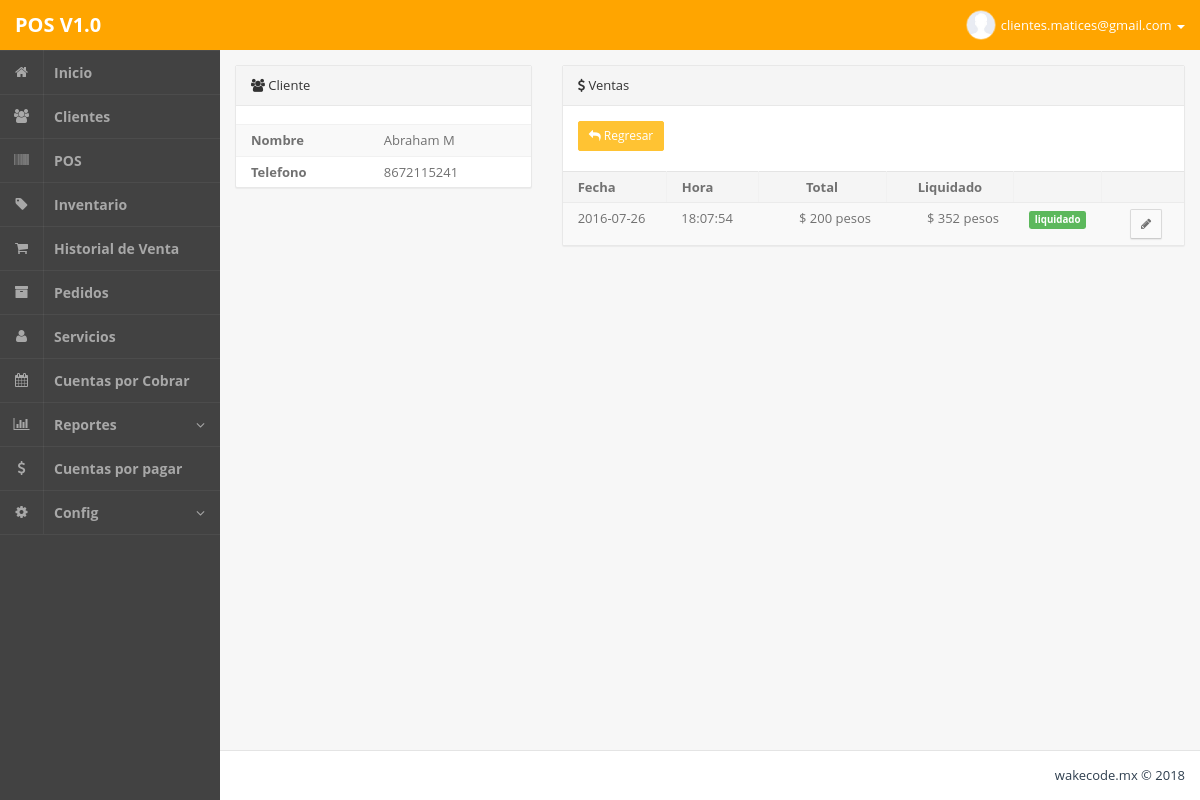
Screenshot of /admin.php?m=clientePagos&id=46 (signed in) with the database file from the repository.
### tables this page shows
CREATE TABLE IF NOT EXISTS `clientes` (
  `idclientes` int(255) NOT NULL,
  `fecharegistro` date NOT NULL,
  `nombre` varchar(200) NOT NULL,
  `correo` varchar(100) NOT NULL,
  `domicilio` text NOT NULL,
  `colonia` varchar(50) NOT NULL,
  `codigopostal` varchar(20) NOT NULL,
  `telefono` varchar(20) NOT NULL,
  `celular` varchar(20) NOT NULL,
  `rfc` varchar(100) NOT NULL,
  `contacto` varchar(100) NOT NULL,
  `estado` varchar(100) NOT NULL,
  `pais` varchar(100) NOT NULL,
  `comentarios` text NOT NULL
);

CREATE TABLE IF NOT EXISTS `ventas` (
  `idventas` int(255) NOT NULL,
  `fecha` date NOT NULL,
  `hora` varchar(100) NOT NULL,
  `idcliente` int(255) NOT NULL,
  `idusuario` int(255) NOT NULL,
  `descuento` varchar(100) NOT NULL,
  `estatus` varchar(100) NOT NULL
);

### php/clientePagos.php (the view, shortened to what this page needs)
<?php
$id   = mysql_real_escape_string($_GET['id']);
$data = mysql_fetch_object(mysql_query("SELECT * FROM clientes WHERE idclientes='".$id."' LIMIT 1"));
?>
<div class="row">
	<div class="col-sm-12 col-md-4">
		<section class="panel panel-default pos-rlt clearfix">
			<header class="panel-heading"> <i class="fa fa-users"></i> Cliente</header>
			<br>
			<div class="table-responsive">
				<table class="table table-striped b-t b-light">
					<tr>
						<th>Nombre</th>
						<td><?php echo $data->nombre; ?></td>
					</tr>
<?php
				if (!empty($data->telefono)){
?>
					<tr>
						<th>Telefono</th>
						<td><?php echo $data->telefono; ?></td>
					</tr>
<?php
				}
?>
				</table>
			</div>
		</section>
	</div>
	<div class="col-sm-12 col-md-8">
		<section class="panel panel-default pos-rlt clearfix">
			<header class="panel-heading"> <i class="fa fa-usd"></i> Ventas</header>
			<div class="row wrapper">
				<div class="col-md-12 m-b-xs">
					<a href="admin.php?m=clientes" class="btn btn-sm btn-warning"><i class="fa fa-reply"></i> Regresar</a> &nbsp;&nbsp;&nbsp;
				</div>
			</div>
			<div class="table-responsive">
				<table class="table table-striped b-t b-light">
					<thead>
						<tr>
							<th width="120">Fecha</th>
							<th width="120">Hora</th>
							<th width="200" class="text-center">Total</th>
							<th width="200" class="text-center">Liquidado</th>
							<th></th>
							<th width="120"></th>
						</tr>
					</thead>
					<tbody>
		<?php
					$consulta  = mysql_query("SELECT
						ventas.*,
						(SELECT SUM(total) FROM ventas_articulos WHERE idventa=ventas.idventas) as total,
						(SELECT SUM(cantidad) FROM ventas_pagos WHERE idventa=ventas.idventas) as liquidado
						FROM ventas
						WHERE idcliente='".$id."' ORDER BY fecha DESC");
					while($q = mysql_fetch_object($consulta)){
						$descuento = ($q->descuento / 100) * $q->total;
						$total = ($q->total - $descuento);
						if ($q->liquidado >= $total){
							$estado = '<label class="label label-success"> liquidado</label>';
						} else {
							$estado = '<label class="label label-warning"> pendiente</label>';
						}
		?>
						<tr>
							<td><?php echo $q->fecha; ?></td>
							<td><?php echo $q->hora; ?></td>
							<td class="text-right">$ <?php echo $total; ?> pesos</td>
							<td class="text-right">$ <?php echo $q->liquidado; ?> pesos</td>
							<td class="text-center"><?php echo $estado; ?></td>
							<td class="text-right">
								<a href="admin.php?m=pventaEditar&id=<?php echo $q->idventas; ?>" class="btn btn-sm btn-default"> <i class="fa fa-pencil"></i> </a> &nbsp;
							</td>
						</tr>
		<?php
					}
		?>
					</tbody>
				</table>
			</div>
		</section>
	</div>
</div>

### admin.php (style rules this page uses)
td,th { white-space: nowrap; }
.table-responsive { width: 100%; margin-bottom: 15px; overflow-x: auto; overflow-y: hidden; }

### rows the page displays
clientes: nombre "Abraham M", telefono "8672115241"
ventas: fecha "2016-07-26", hora "18:07:54", total "200", liquidado "352", descuento "liquidado"

### other values shown
$_SESSION['userNm'] "clientes.matices@gmail.com"
